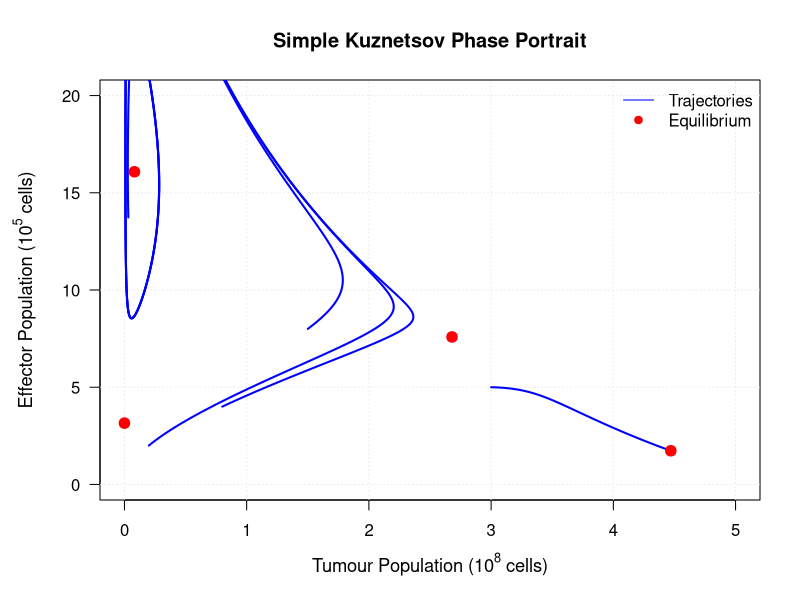
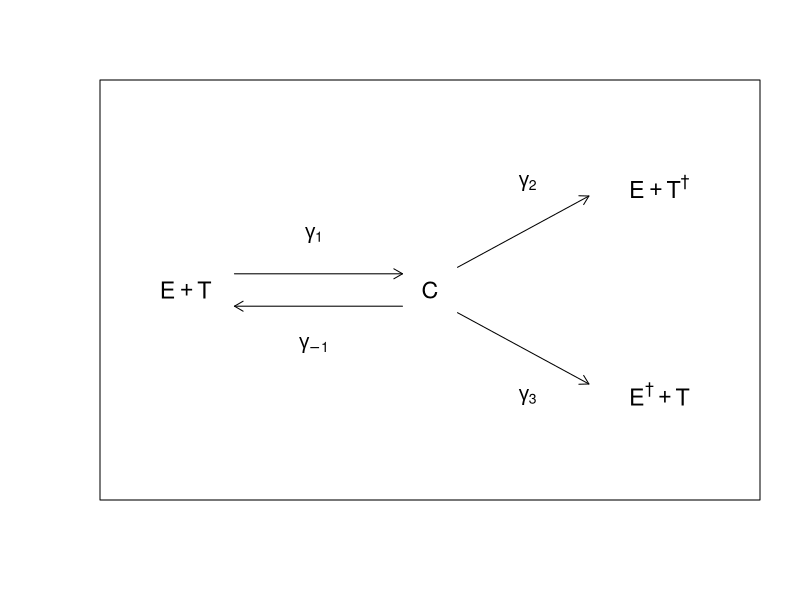
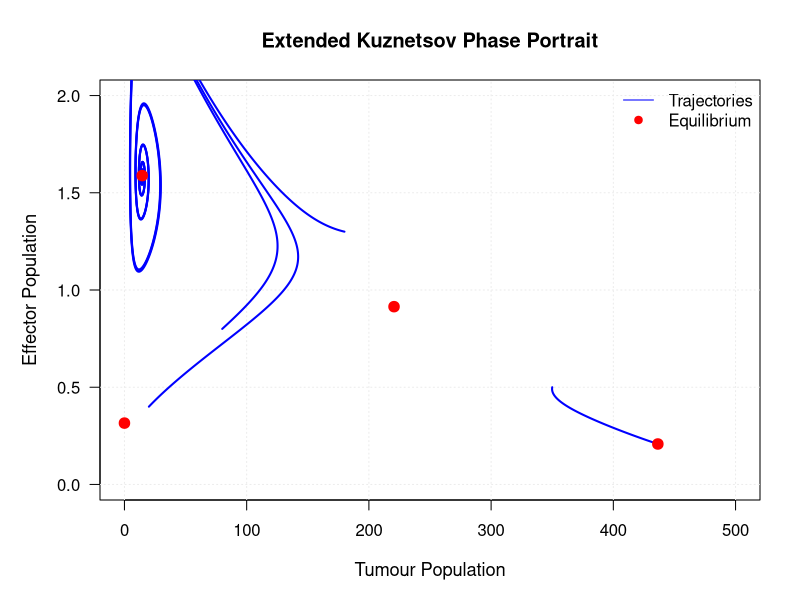
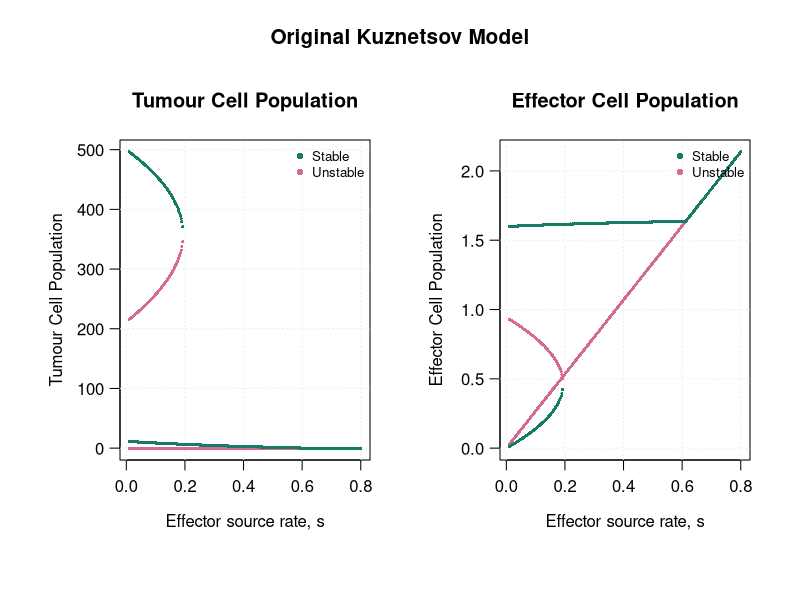
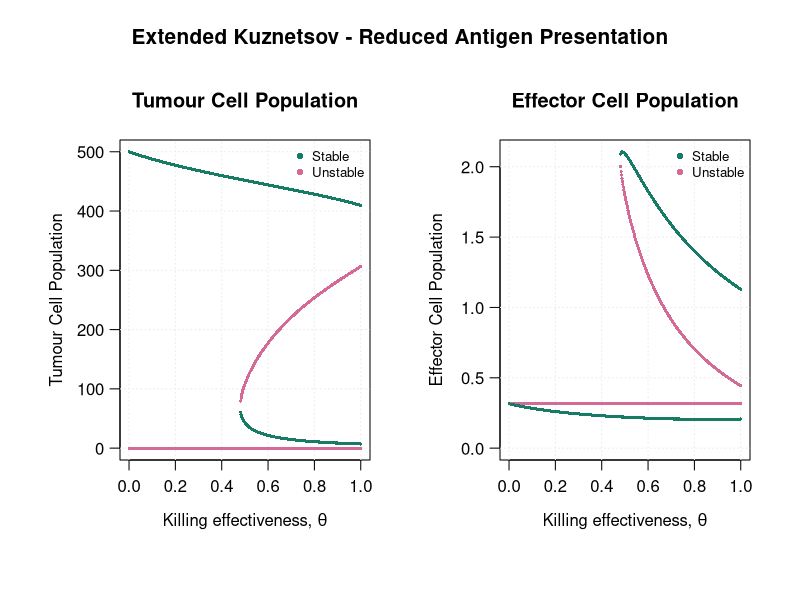
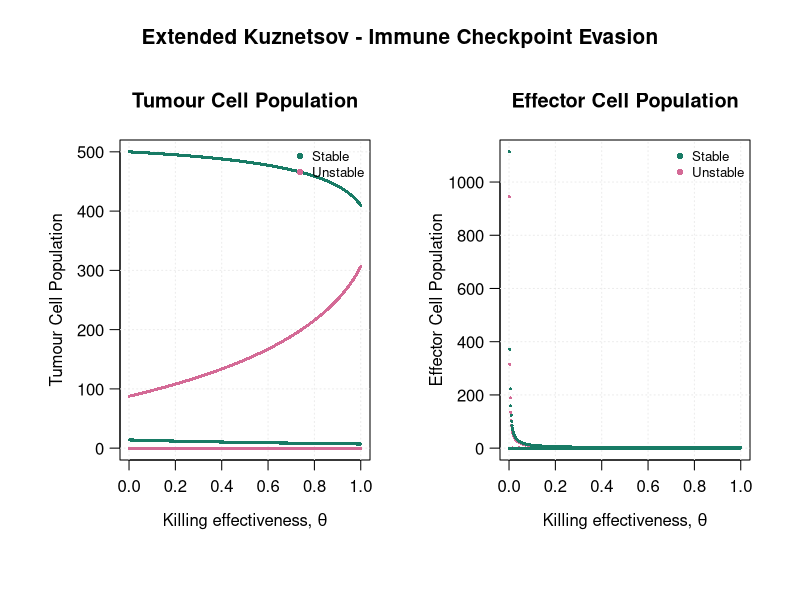

Write R code to recreate these figures, in order.
## ---- chunk 1
knitr::kable(
  data.frame(
    Parameter = c('$s$', '$p$', '$g$', '$m$', '$n$', '$d$', '$a$', '$b$'),
    Value = c('$1.3\\times10^4$', '$0.1245$', '$2.019\\times10^7$',
              '$3.422\\times10^{-10}$', '$1.101\\times10^{-7}$',
              '$0.0412$', '$0.18$', '$2.0\\times10^{-9}$')
  ),
  caption = 'Kuznetsov model parameter values',
  escape = FALSE,
  booktabs = TRUE
)
## ---- chunk 2

library(deSolve)

simple <- function(t, state, p) {
  T <- state["T"]
  E <- state["E"]
  with(as.list(p), {
    dT <- a*T*(1-b*T) - n*E*T
    dE <- s + p_rate*E*T/(g+T) - m*E*T - d*E
    list(c(T = dT, E = dE))
  })
}

p1 <- c(
  s = 1.3e4,
  p_rate = 0.1245,
  g = 2.019e7,
  m = 3.422e-10,
  n = 1.101e-7,
  d = 0.0412,
  a = 0.18,
  b = 2e-9
)

E1 <- function(T) {
  p1["a"]*(1-p1["b"]*T)/p1["n"]
}

F1 <- function(T) {
  E <- E1(T)
  p1["s"] + p1["p_rate"]*E*T/(p1["g"]+T) -
    p1["m"]*E*T - p1["d"]*E
}

find_roots <- function(f, lower, upper) {
  xx <- seq(lower, upper, length.out = 3001)
  yy <- sapply(xx, f)
  roots <- numeric(0)

  for (i in 1:(length(xx)-1)) {
    if (is.finite(yy[i]) && is.finite(yy[i+1]) &&
        yy[i]*yy[i+1] < 0) {
      roots <- c(
        roots,
        uniroot(f, c(xx[i], xx[i+1]))$root
      )
    }
  }
  unique(roots)
}

r1 <- find_roots(F1, 1, 1/p1["b"])

eq1 <- rbind(
  c(0, p1["s"]/p1["d"]),
  cbind(r1, sapply(r1, E1))
)

par(mar = c(5, 5, 4, 2))

plot(
  NA,
  xlim = c(0, 5),
  ylim = c(0, 20),
  xlab = expression("Tumour Population (" * 10^8 * " cells)"),
  ylab = expression("Effector Population (" * 10^5 * " cells)"),
  main = "Simple Kuznetsov Phase Portrait",
  cex.main = 1.2,
  cex.lab = 1.1,
  las = 1
)

grid(col = "gray92")

initials <- list(
  c(2e7, 2e5),
  c(8e7, 4e5),
  c(1.5e8, 8e5),
  c(3e8, 5e5)
)

for (u0 in initials) {
  sol <- ode(
    y = c(T = u0[1], E = u0[2]),
    times = seq(0, 200, length.out = 2000),
    func = simple,
    parms = p1,
    method = "lsoda"
  )

  lines(
    sol[, "T"]*1e-8,
    sol[, "E"]*1e-5,
    col = "blue",
    lwd = 2
  )
}

points(
  eq1[,1]*1e-8,
  eq1[,2]*1e-5,
  col = "red",
  pch = 19,
  cex = 1.4
)

legend(
  "topright",
  legend = c("Trajectories", "Equilibrium"),
  col = c("blue", "red"),
  lty = c(1, NA),
  pch = c(NA, 19),
  bty = "n"
)
## ---- chunk 3
plot.new()
plot.window(xlim = c(0, 10), ylim = c(0, 6), asp = NA)
text(1, 3, expression(E+T), cex = 1.4)
text(5, 3, expression(C), cex = 1.4)
text(8.75, 4.6, expression(E+T^"\u2020"), cex = 1.4)
text(8.75, 1.4, expression(E^"\u2020"+T), cex = 1.4)
arrows(1.8, 3.25, 4.55, 3.25, length = 0.1)
arrows(4.55, 2.75, 1.8, 2.75, length = 0.1)
arrows(5.45, 3.35, 7.6, 4.45, length = 0.1)
arrows(5.45, 2.65, 7.6, 1.55, length = 0.1)
text(3.1, 3.85, expression(gamma[1]), cex = 1.2)
text(3.1, 2.15, expression(gamma[-1]), cex = 1.2)
text(6.6, 4.65, expression(gamma[2]), cex = 1.2)
text(6.6, 1.35, expression(gamma[3]), cex = 1.2)
box()
## ---- chunk 4
knitr::kable(
  data.frame(
    Parameter = c('$a$', '$a_T=a-\\zeta$', '$\\zeta$', '$d$', '$g$', '$\\theta$', '$\\kappa=1/b$', '$m$', '$p$', '$s$', '$\\phi$', '$T$', '$E$'),
    `Default value` = c('$1.636$', '----', '$0.4908$', '$0.3743$', '$20.19$', '---', '$500$', '$0.00311$', '$1.131$', '$0.1181$', '$0.00311$', '---', '---'),
    Definition = c('Basic (wild-type) tumor growth rate', 'Resistant population\'s growth rate', 'Growth-rate cost of resistance', 'Effector death rate', 'Saturation parameter', 'Effector kill-rate reduction (benefit of resistance)', 'Carrying capacity', 'Baseline (wild-type) inactivation rate', 'Baseline (wild-type) activation rate', 'Effector birth rate', 'Immune checkpoint inactivation weight', '$10^6$ immune-resistant tumor cells', '$10^6$ effectors')
  , check.names = FALSE),
  caption = '(ref:red-param-caption)',
  escape = FALSE,
  booktabs = TRUE
)
## ---- chunk 5

library(deSolve)

extended <- function(t, state, p) {
  T <- state["T"]
  E <- state["E"]
  with(as.list(p), {
    dT <- (alpha_T*(1-T/kappa)-theta*E)*T
    dE <- (theta*rho*T/(T+eta) -
             theta*mu*T-delta)*E+sigma
    list(c(T = dT, E = dE))
  })
}

p2 <- c(
  alpha_T = 1.636-0.4908,
  theta = 0.7,
  kappa = 500,
  rho = 1.131,
  eta = 20.19,
  mu = 0.00311,
  delta = 0.3743,
  sigma = 0.1181
)

E2 <- function(T) {
  p2["alpha_T"]*(1-T/p2["kappa"])/p2["theta"]
}

F2 <- function(T) {
  E <- E2(T)
  (p2["theta"]*p2["rho"]*T/(T+p2["eta"]) -
     p2["theta"]*p2["mu"]*T -
     p2["delta"])*E + p2["sigma"]
}

find_roots <- function(f, lower, upper) {
  xx <- seq(lower, upper, length.out = 3001)
  yy <- sapply(xx, f)
  roots <- numeric(0)

  for (i in 1:(length(xx)-1)) {
    if (is.finite(yy[i]) && is.finite(yy[i+1]) &&
        yy[i]*yy[i+1] < 0) {
      roots <- c(
        roots,
        uniroot(f, c(xx[i], xx[i+1]))$root
      )
    }
  }
  unique(roots)
}

r2 <- find_roots(F2, 0.001, p2["kappa"])

eq2 <- rbind(
  c(0, p2["sigma"]/p2["delta"]),
  cbind(r2, sapply(r2, E2))
)

par(mar = c(5, 5, 4, 2))

plot(
  NA,
  xlim = c(0, 500),
  ylim = c(0, 2),
  xlab = "Tumour Population",
  ylab = "Effector Population",
  main = "Extended Kuznetsov Phase Portrait",
  cex.main = 1.2,
  cex.lab = 1.1,
  las = 1
)

grid(col = "gray92")

initials <- list(
  c(20, 0.4),
  c(80, 0.8),
  c(180, 1.3),
  c(350, 0.5)
)

for (u0 in initials) {
  sol <- ode(
    y = c(T = u0[1], E = u0[2]),
    times = seq(0, 100, length.out = 2000),
    func = extended,
    parms = p2,
    method = "lsoda"
  )

  lines(
    sol[, "T"],
    sol[, "E"],
    col = "blue",
    lwd = 2
  )
}

points(
  eq2[,1],
  eq2[,2],
  col = "red",
  pch = 19,
  cex = 1.4
)

legend(
  "topright",
  legend = c("Trajectories", "Equilibrium"),
  col = c("blue", "red"),
  lty = c(1, NA),
  pch = c(NA, 19),
  bty = "n"
)
## ---- chunk 6

alpha <- 1.636
eta <- 20.19
kappa <- 500
delta <- 0.3743
rho <- 1.131
mu <- 0.00311

find_roots <- function(f, lower, upper, n = 1000) {
  x <- seq(lower, upper, length.out = n)
  y <- vapply(x, f, numeric(1))
  roots <- numeric(0)

  for (i in seq_len(n - 1)) {
    if (is.finite(y[i]) && is.finite(y[i+1]) &&
        y[i] * y[i+1] < 0) {
      roots <- c(roots, uniroot(f, c(x[i], x[i+1]))$root)
    }
  }

  unique(round(roots, 8))
}

get_stability <- function(J) {
  values <- eigen(J, only.values = TRUE)$values
  if (all(Re(values) < -1e-8)) "Stable" else "Unstable"
}

kuznetsov_eq <- function(source) {

  E_fun <- function(T) alpha * (1 - T/kappa)

  f <- function(T) {
    E <- E_fun(T)
    E * (rho*T/(T+eta) - mu*T - delta) + source
  }

  roots <- find_roots(f, 1e-6, kappa - 1e-6)
  out <- data.frame()

  for (T in c(0, roots)) {
    E <- if (T == 0) source/delta else E_fun(T)

    J <- matrix(c(
      alpha*(1-2*T/kappa)-E,
      E*(rho*eta/(T+eta)^2-mu),
      -T,
      rho*T/(T+eta)-mu*T-delta
    ), nrow=2)

    out <- rbind(out, data.frame(
      parameter=source,
      tumour=T,
      effector=E,
      stability=get_stability(J)
    ))
  }

  out
}

draw_bifurcation <- function(data, title, xlab) {

  oldpar <- par(no.readonly=TRUE)
  on.exit(par(oldpar))

  par(mfrow=c(1,2), mar=c(5,5,4,1.5),
      oma=c(2,1,3,1), mgp=c(2.7,0.8,0))

  colors <- c(Stable="#187B65", Unstable="#D46A96")

  for (variable in c("tumour","effector")) {

    ylabel <- if (variable=="tumour") {
      "Tumour Cell Population"
    } else {
      "Effector Cell Population"
    }

    values <- data[[variable]]

    plot(NA,
         xlim=range(data$parameter),
         ylim=range(c(0,values), finite=TRUE),
         xlab=xlab, ylab=ylabel,
         main=ylabel, las=1)

    grid(col="gray92")

    for (status in c("Unstable","Stable")) {
      selected <- data$stability==status
      points(data$parameter[selected],
             values[selected],
             pch=16, cex=0.42,
             col=colors[status])
    }

    legend("topright",
           legend=c("Stable","Unstable"),
           col=colors,
           pch=16, bty="n", cex=0.8)
  }

  mtext(title, outer=TRUE, side=3,
        line=0.6, cex=1.25, font=2)
}

sigma_values <- seq(0.01, 0.8, length.out=300)

simple_data <- do.call(
  rbind,
  lapply(sigma_values, kuznetsov_eq)
)

draw_bifurcation(
  simple_data,
  "Original Kuznetsov Model",
  expression("Effector source rate, " *s)
)
## ---- chunk 7

alpha1 <- 1.636 - 0.4908
sigma <- 0.1181

extended_eq <- function(theta, mechanism) {

  if (mechanism == "RA") {
    p_T <- theta * rho
    m_T <- theta * mu
  } else {
    p_T <- rho
    m_T <- mu * (2-theta)
  }

  E_fun <- function(T) {
    alpha1/theta * (1-T/kappa)
  }

  f <- function(T) {
    E <- E_fun(T)
    E*(p_T*T/(T+eta)-m_T*T-delta)+sigma
  }

  roots <- find_roots(f, 1e-6, kappa-1e-6)

  out <- data.frame()

  for (T in c(0, roots)) {

    E <- if (T == 0) sigma/delta else E_fun(T)

    J <- matrix(c(
      alpha1*(1-2*T/kappa)-theta*E,
      E*(p_T*eta/(T+eta)^2-m_T),
      -theta*T,
      p_T*T/(T+eta)-m_T*T-delta
    ), nrow=2)

    out <- rbind(out, data.frame(
      parameter=theta,
      tumour=T,
      effector=E,
      stability=get_stability(J)
    ))
  }

  out
}

theta_values <- seq(0.001, 1, length.out=500)

ra_data <- do.call(
  rbind,
  lapply(theta_values, function(x) extended_eq(x, "RA"))
)

draw_bifurcation(
  ra_data,
  "Extended Kuznetsov - Reduced Antigen Presentation",
  expression("Killing effectiveness, " * theta)
)
## ---- chunk 8

ici_data <- do.call(
  rbind,
  lapply(theta_values, function(x) extended_eq(x, "ICI"))
)

draw_bifurcation(
  ici_data,
  "Extended Kuznetsov - Immune Checkpoint Evasion",
  expression("Killing effectiveness, " * theta)
)
